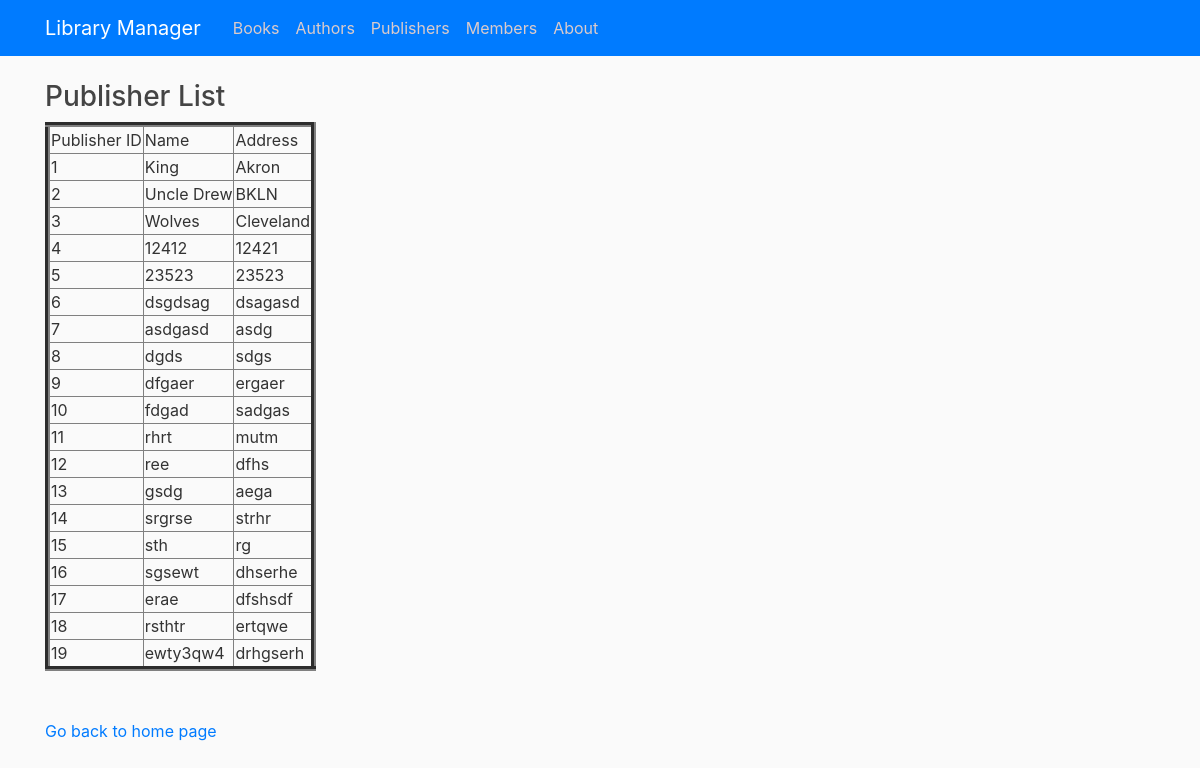
The page /viewpublisher on the database as committed earlier.
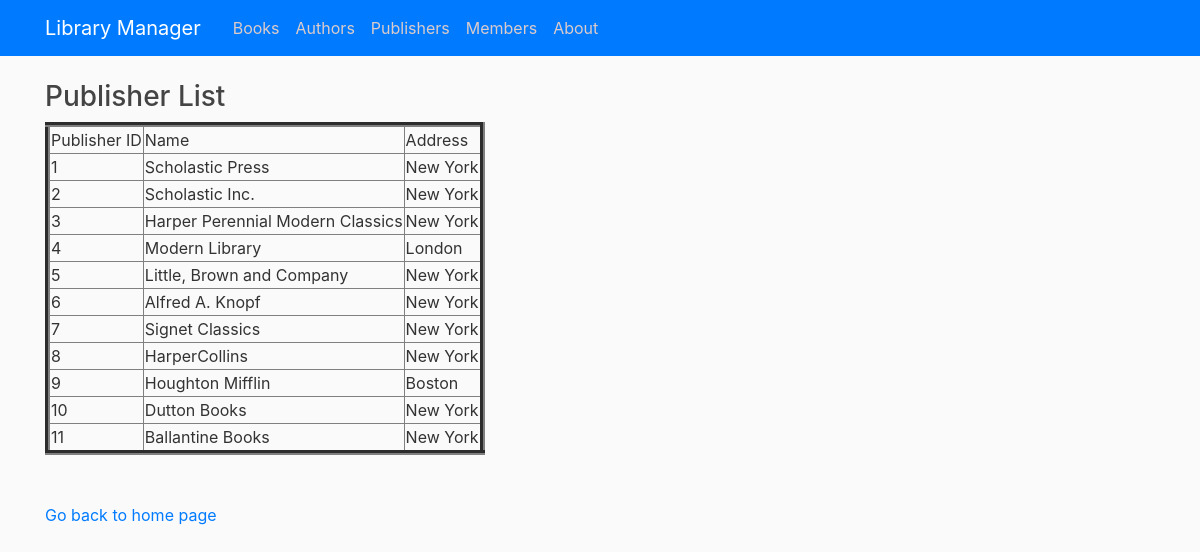
The same page on the database as committed later.
### tables this page shows
CREATE TABLE Publisher (publisherId INTEGER PRIMARY KEY AUTOINCREMENT, name TEXT NOT NULL, address TEXT NOT NULL);

### library/routes.py (the view)
@app.route("/viewpublisher")
def viewPublisher():
    con = sqlite3.connect("book.db")
    con.row_factory = sqlite3.Row
    cur = con.cursor()
    cur.execute("select * from Publisher")
    rows = cur.fetchall()
    return render_template("view_publishers.html",rows = rows)

### library/templates/view_publishers.html (shortened to what this page needs)
{% extends "layout.html" %}
{% block content %}
<!DOCTYPE html>
<html>
<head>
</head>
<body>
    <h3>Publisher List</h3>
    <table border=5>
        <thead>
            <td>Publisher ID</td>
            <td>Name</td>
            <td>Address</td>
        </thead>
        {% for row in rows %}
        <tr>
            <td>{{row["publisherId"]}}</td>
            <td>{{row["name"]}}</td>
            <td>{{row["address"]}}</td>
        </tr>
        {% endfor %}
    </table>
    <br><br>
    <a href="/">Go back to home page</a>
</body>
</html>
{% endblock content %}

Rows that differ between the two databases and show on the page:
removed Publisher: publisherId "12", name "ree", address "dfhs"
removed Publisher: publisherId "13", name "gsdg", address "aega"
removed Publisher: publisherId "14", name "srgrse", address "strhr"
removed Publisher: publisherId "15", name "sth", address "rg"
removed Publisher: publisherId "16", name "sgsewt", address "dhserhe"
removed Publisher: publisherId "17", name "erae", address "dfshsdf"
removed Publisher: publisherId "18", name "rsthtr", address "ertqwe"
removed Publisher: publisherId "19", name "ewty3qw4", address "drhgserh"
changed Publisher id 1: name "King" → "Scholastic Press"; address "Akron" → "New York"
changed Publisher id 2: name "Uncle Drew" → "Scholastic Inc."; address "BKLN" → "New York"
changed Publisher id 3: name "Wolves" → "Harper Perennial Modern Classics"; address "Cleveland" → "New York"
changed Publisher id 4: name "12412" → "Modern Library"; address "12421" → "London"
changed Publisher id 5: name "23523" → "Little, Brown and Company"; address "23523" → "New York"
changed Publisher id 6: name "dsgdsag" → "Alfred A. Knopf"; address "dsagasd" → "New York"
changed Publisher id 7: name "asdgasd" → "Signet Classics"; address "asdg" → "New York"
changed Publisher id 8: name "dgds" → "HarperCollins"; address "sdgs" → "New York"
changed Publisher id 9: name "dfgaer" → "Houghton Mifflin"; address "ergaer" → "Boston"
changed Publisher id 10: name "fdgad" → "Dutton Books"; address "sadgas" → "New York"
changed Publisher id 11: name "rhrt" → "Ballantine Books"; address "mutm" → "New York"
